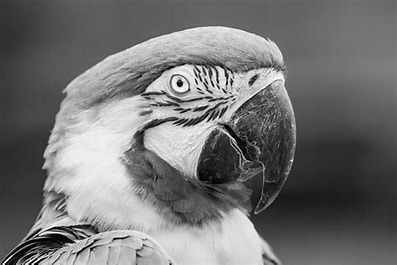
#> input picture eagle_grayscale.jpeg, 397 x 265 px
$ python exp15.py
#> lines starting #> are read from the running program, lines starting #| are printed output that depends on the picture
import cv2
import numpy as np
import matplotlib.pyplot as plt
plt.rcParams['image.cmap'] = 'gray'
img = cv2.imread('eagle_grayscale.jpeg')
#> img is the input picture: shape (265, 397, 3); min 0, max 255, mean 115
img_flatten = img.ravel()
plt.figure(figsize = [18, 5])

plt.subplot(131)
plt.imshow(img,cmap='gray')
plt.title('Original Image')

plt.subplot(132)
plt.hist(img_flatten, 5, [0, 256])
plt.xlim([0, 256])
plt.xlabel('Pixel Intensity')
plt.ylabel('Numer of Pixels')
plt.title('5 Bins')

plt.subplot(133)
plt.hist(img_flatten, 50, [0, 256])
plt.xlim([0, 256])
plt.xlabel('Pixel Intensity')
plt.ylabel('Numer of Pixels')
plt.title('50 Bins')
plt.show()
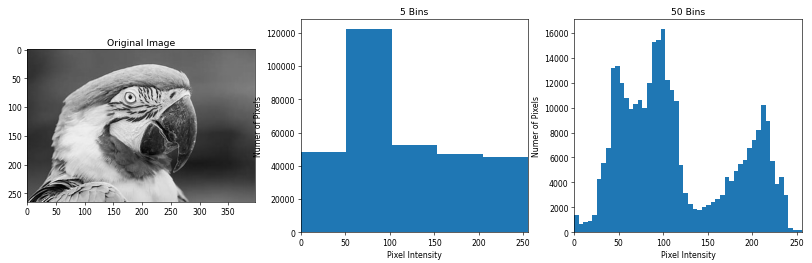
#> figure drawn by matplotlib, 3 panels; panel 2: tallest bar 122481 high, from x = 51.2 to 102.4; panel 3: tallest bar 16308 high, from x = 97.28 to 102.4
